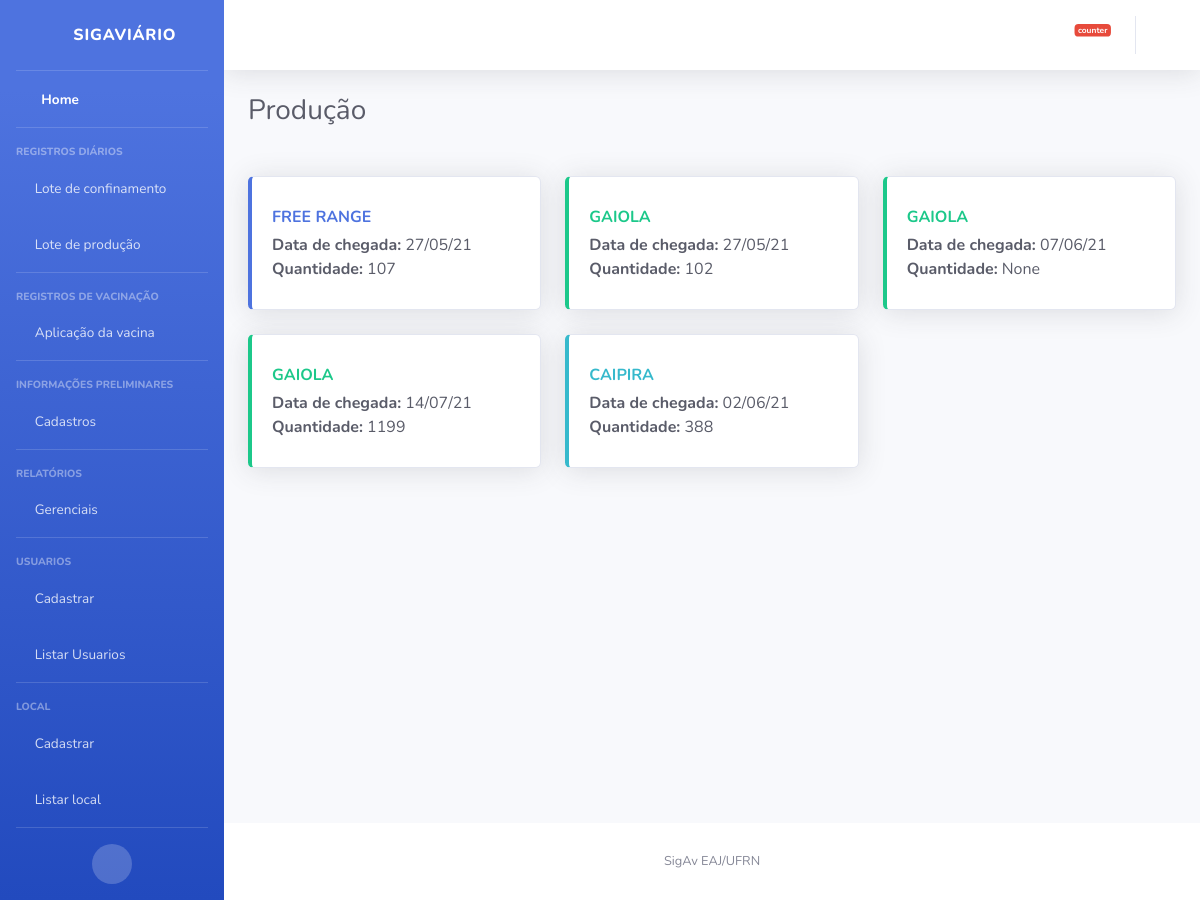
The app's page /listar/ with its own data.
### producao/models.py (models this page shows, shortened)
class Fase_postura(models.Model):
    lote = models.ForeignKey(Lote, on_delete=models.RESTRICT)
    tipo_sistema = models.CharField(max_length=1, choices=TIPODECRIACAO)
    data_chegada = models.DateField(default=date.today)
    quantidade_aves_chegada = models.PositiveIntegerField()
    quantidade_aves_final = models.PositiveIntegerField(null=True, blank=True)
    status = models.CharField(max_length=1, choices=STATUS, default='A') # Representa a existência ou não das aves no ambiente
    observacoes = models.CharField(max_length=400, null=True, blank=True)
    class Meta:
        ordering = ('status','tipo_sistema',)

### producao/views.py (the view)
# urls.py: path('listar/', views.Listar_Producao.as_view(), name='listar'),
class Listar_Producao(ListView):
    model = Fase_postura
    queryset = Fase_postura.objects.filter(status='A')
    template_name = 'producao/listar.html'

### templates/producao/listar.html
{% extends "base.html" %}
{% block titulo %}
Produção
{% endblock %}
{% block conteudo %}
    {% if object_list %}
        {% for producao in object_list %}
       {%if forloop.counter0|divisibleby:3 %}
        <br>
       <div class="row">
       {%endif%}
                {%  if producao.tipo_sistema == "A" %}
                <div class="col-lg-4 col-md-6">
                  <a href="{% url 'producao:detalhes' pk=producao.id %}" style="text-decoration: none;">
                    <div class="card border-left-primary shadow h-100 py-2">
                      <div class="card-body">
                        <div class="row no-gutters align-items-center">
                          <div class="col mr-2">
                            <div class="text-m font-weight-bold text-primary text-uppercase mb-1">{{producao.get_tipo_sistema_display}}</div>
                            <div class="mb-0 text-gray-800"><strong>Data de chegada:</strong> {{producao.data_chegada|date:"d/m/y"}}</div>
                            <div class="mb-0 text-gray-800"><strong>Quantidade:</strong> {{producao.quantidade_aves_final}}</div>
                          </div>
                          <div class="col-auto">
                            <i class="fas fa-kiwi-bird fa-3x" style="color:#007bff"></i>
                          </div>
                        </div>
                      </div>
                    </div>
                  </a>
                </div>
                {% elif producao.tipo_sistema == "B"%}
                <div class="col-lg-4 col-md-6">
                  <a href="{% url 'producao:detalhes' pk=producao.id %}" style="text-decoration: none;">
                  <div class="card border-left-success shadow h-100 py-2">
                    <div class="card-body">
                      <div class="row no-gutters align-items-center">
                        <div class="col mr-2">
                          <div class="text-m font-weight-bold text-success text-uppercase mb-1">{{producao.get_tipo_sistema_display}}</div>
                          <div class="mb-0 text-gray-800"><strong>Data de chegada:</strong> {{producao.data_chegada|date:"d/m/y"}}</div>
                          <div class="mb-0 text-gray-800"><strong>Quantidade:</strong> {{producao.quantidade_aves_final}}</div>
                        </div>
                        <div class="col-auto">
                          <i class="fas fa-border-all fa-3x" style="color:#28a745"></i>
                        </div>
                      </div>
                    </div>
                  </div>
                </a>
                </div>
                {% else %}
                <div class="col-lg-4 col-md-6">
                  <a href="{% url 'producao:detalhes' pk=producao.id %}" style="text-decoration: none;">
                  <div class="card border-left-info shadow h-100 py-2">
                    <div class="card-body">
                      <div class="row no-gutters align-items-center">
                        <div class="col mr-2">
                          <div class="text-m font-weight-bold text-info text-uppercase mb-1">{{producao.get_tipo_sistema_display}}</div>
                          <div class="mb-0 text-gray-800"><strong>Data de chegada:</strong> {{producao.data_chegada|date:"d/m/y"}}</div>
                          <div class="mb-0 text-gray-800"><strong>Quantidade:</strong> {{producao.quantidade_aves_final}}</div>
                        </div>
                        <div class="col-auto">
                          <i class="fab fa-pagelines fa-3 fa-3x" style="color:#17a2b8"></i>
                        </div>
                      </div>
                    </div>
                  </div>
                </a>
                </div>
               {%endif%}
          {%if forloop.counter|divisibleby:3 %}
        </div>
        {% endif %}
        {% endfor %}
     {% if not object_list|length|divisibleby:3 %}
      </div>
     {% endif %}
    {% else %}
        <p>Não há produção.</p>
    {% endif %}
{% endblock %}

### records on screen
Fase_postura: tipo_sistema "FREE RANGE", data_chegada "27/05/21", quantidade_aves_final "107"
Fase_postura: tipo_sistema "GAIOLA", data_chegada "27/05/21", quantidade_aves_final "102"
Fase_postura: tipo_sistema "GAIOLA", data_chegada "07/06/21", quantidade_aves_final "None"
Fase_postura: tipo_sistema "GAIOLA", data_chegada "14/07/21", quantidade_aves_final "1199"
Fase_postura: tipo_sistema "CAIPIRA", data_chegada "02/06/21", quantidade_aves_final "388"
